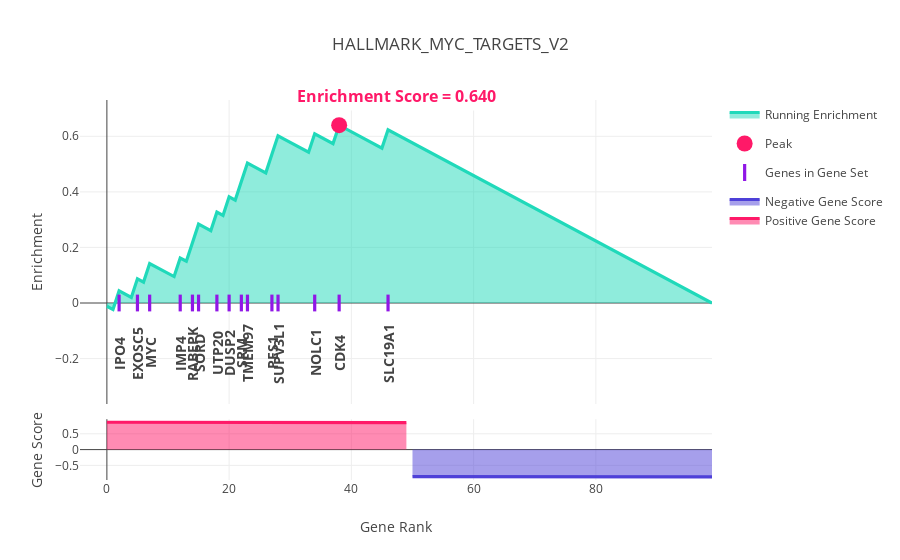

The notebook cell saved with this chart:
### Markdown cell above
### Perform GSEA analysis for one of the hallmark gene sets: HALLMARK_MYC_TARGETS_V2 using the 100 genes gene-list

### Code cell
gene_set = 'HALLMARK_MYC_TARGETS_V2'
ccal.core_GSEA(
            gene_score = gene_score_subset,
            plot = True,
            title = gene_set,
            plot_gene_names = True,
            annotation_text_font_size=14,
            gene_set_genes = gene_sets.loc[gene_set, :],
            sample_norm_type = None)

### Figure 1 — Plotly figure (JSON) as saved in the notebook; plotly's stock layout.template omitted (floating-point values rounded to 4 significant figures)
{"data": [{"fill": "tozeroy", "line": {"color": "#20d9ba", "width": 3.2}, "name": "Running Enrichment", "type": "scatter", "uid": "c62d338e-f602-44e0-b2d0-cc907814000b", "x": [0, 1, 2, 3, 4, 5, 6, 7, 8, 9, 10, 11, 12, 13, 14, 15, 16, 17, 18, 19, 20, 21, 22, 23, 24, 25, 26, 27, 28, 29, 30, 31, 32, 33, 34, 35, 36, 37, 38, 39, 40, 41, 42, 43, 44, 45, 46, 47, 48, 49, 50, 51, 52, 53, 54, 55, 56, 57, 58, 59, 60, 61, 62, 63, 64, 65, 66, 67, 68, 69, 70, 71, 72, 73, 74, 75, 76, 77, 78, 79, 80, 81, 82, 83, 84, 85, 86, 87, 88, 89, 90, 91, 92, 93, 94, 95, 96, 97, 98, 99], "y": [-0.01176, -0.02353, 0.0435, 0.03173, 0.01997, 0.08698, 0.07522, 0.1422, 0.1304, 0.1187, 0.1069, 0.09515, 0.162, 0.1503, 0.2171, 0.2838, 0.2721, 0.2603, 0.3271, 0.3153, 0.382, 0.3703, 0.437, 0.5036, 0.4919, 0.4801, 0.4683, 0.5349, 0.6015, 0.5897, 0.578, 0.5662, 0.5544, 0.5427, 0.6091, 0.5973, 0.5855, 0.5738, 0.6399, 0.6281, 0.6164, 0.6046, 0.5928, 0.5811, 0.5693, 0.5576, 0.6235, 0.6118, 0.6, 0.5882, 0.5765, 0.5647, 0.5529, 0.5412, 0.5294, 0.5176, 0.5059, 0.4941, 0.4824, 0.4706, 0.4588, 0.4471, 0.4353, 0.4235, 0.4118, 0.4, 0.3882, 0.3765, 0.3647, 0.3529, 0.3412, 0.3294, 0.3176, 0.3059, 0.2941, 0.2824, 0.2706, 0.2588, 0.2471, 0.2353, 0.2235, 0.2118, 0.2, 0.1882, 0.1765, 0.1647, 0.1529, 0.1412, 0.1294, 0.1176, 0.1059, 0.09412, 0.08235, 0.07059, 0.05882, 0.04706, 0.03529, 0.02353, 0.01176, 4.302e-16], "yaxis": "y2"}, {"marker": {"color": "#ff1968", "size": 16}, "mode": "markers", "name": "Peak", "type": "scatter", "uid": "0d9d7580-d1b6-4ced-8d56-cfa8dfe7b12d", "x": [38], "y": [0.6399], "yaxis": "y2"}, {"hoverinfo": "x+text", "marker": {"color": "#9017e6", "line": {"width": 3.2}, "size": 12, "symbol": "line-ns-open"}, "mode": "markers", "name": "Genes in Gene Set", "text": ["<b>IPO4</b>", "<b>EXOSC5</b>", "<b>MYC</b>", "<b>IMP4</b>", "<b>RABEPK</b>", "<b>SORD</b>", "<b>UTP20</b>", "<b>DUSP2</b>", "<b>SRM</b>", "<b>TMEM97</b>", "<b>PES1</b>", "<b>SUPV3L1</b>", "<b>NOLC1</b>", "<b>CDK4</b>", "<b>SLC19A1</b>"], "type": "scatter", "uid": "ccb6f236-06af-408b-9f7c-4ee1ad238dca", "x": [2, 5, 7, 12, 14, 15, 18, 20, 22, 23, 27, 28, 34, 38, 46], "y": [0, 0, 0, 0, 0, 0, 0, 0, 0, 0, 0, 0, 0, 0, 0], "yaxis": "y2"}, {"fill": "tozeroy", "legendgroup": "Gene Score", "line": {"color": "#4e40d8", "width": 3.2}, "name": "Negative Gene Score", "type": "scatter", "uid": "029ad53c-db27-4ea1-afb1-0dc855554318", "x": [50, 51, 52, 53, 54, 55, 56, 57, 58, 59, 60, 61, 62, 63, 64, 65, 66, 67, 68, 69, 70, 71, 72, 73, 74, 75, 76, 77, 78, 79, 80, 81, 82, 83, 84, 85, 86, 87, 88, 89, 90, 91, 92, 93, 94, 95, 96, 97, 98, 99], "y": [-0.853, -0.8531, -0.8534, -0.8535, -0.8536, -0.8538, -0.8538, -0.8541, -0.8541, -0.8543, -0.8543, -0.8549, -0.8556, -0.8558, -0.8562, -0.8562, -0.8567, -0.8572, -0.8573, -0.8574, -0.8574, -0.8578, -0.8579, -0.8582, -0.8582, -0.8598, -0.86, -0.8607, -0.8607, -0.8607, -0.861, -0.861, -0.8611, -0.862, -0.8623, -0.863, -0.8632, -0.8637, -0.8641, -0.8642, -0.8645, -0.8647, -0.8649, -0.8651, -0.8654, -0.8654, -0.8655, -0.8659, -0.866, -0.866]}, {"fill": "tozeroy", "legendgroup": "Gene Score", "line": {"color": "#ff1968", "width": 3.2}, "name": "Positive Gene Score", "type": "scatter", "uid": "669664f0-64d5-4585-9ea6-dd5487099b95", "x": [0, 1, 2, 3, 4, 5, 6, 7, 8, 9, 10, 11, 12, 13, 14, 15, 16, 17, 18, 19, 20, 21, 22, 23, 24, 25, 26, 27, 28, 29, 30, 31, 32, 33, 34, 35, 36, 37, 38, 39, 40, 41, 42, 43, 44, 45, 46, 47, 48, 49], "y": [0.8659, 0.8659, 0.8659, 0.8659, 0.8659, 0.8658, 0.8657, 0.8655, 0.865, 0.8648, 0.8645, 0.8642, 0.8642, 0.8638, 0.8627, 0.8627, 0.8626, 0.8626, 0.8624, 0.8622, 0.8622, 0.8621, 0.8616, 0.8614, 0.8612, 0.8611, 0.8606, 0.8605, 0.8599, 0.8599, 0.859, 0.8587, 0.8584, 0.8582, 0.8578, 0.8573, 0.8555, 0.8544, 0.8543, 0.8536, 0.8534, 0.8534, 0.8528, 0.8525, 0.8524, 0.8524, 0.8523, 0.8523, 0.8514, 0.8514]}], "layout": {"annotations": [{"bgcolor": "#ffffff", "borderpad": 3.2, "font": {"color": "#ff1968", "size": 16}, "showarrow": false, "text": "<b>Enrichment Score = 0.640</b>", "x": 0.5, "xref": "paper", "y": 1.05, "yref": "paper"}, {"borderpad": 0, "clicktoshow": "onoff", "font": {"size": 14}, "showarrow": false, "text": "<b>IPO4</b>", "textangle": -90, "width": 100, "x": 2, "y": 0, "yref": "y2", "yshift": -50}, {"borderpad": 0, "clicktoshow": "onoff", "font": {"size": 14}, "showarrow": false, "text": "<b>EXOSC5</b>", "textangle": -90, "width": 100, "x": 5, "y": 0, "yref": "y2", "yshift": -50}, {"borderpad": 0, "clicktoshow": "onoff", "font": {"size": 14}, "showarrow": false, "text": "<b>MYC</b>", "textangle": -90, "width": 100, "x": 7, "y": 0, "yref": "y2", "yshift": -50}, {"borderpad": 0, "clicktoshow": "onoff", "font": {"size": 14}, "showarrow": false, "text": "<b>IMP4</b>", "textangle": -90, "width": 100, "x": 12, "y": 0, "yref": "y2", "yshift": -50}, {"borderpad": 0, "clicktoshow": "onoff", "font": {"size": 14}, "showarrow": false, "text": "<b>RABEPK</b>", "textangle": -90, "width": 100, "x": 14, "y": 0, "yref": "y2", "yshift": -50}, {"borderpad": 0, "clicktoshow": "onoff", "font": {"size": 14}, "showarrow": false, "text": "<b>SORD</b>", "textangle": -90, "width": 100, "x": 15, "y": 0, "yref": "y2", "yshift": -50}, {"borderpad": 0, "clicktoshow": "onoff", "font": {"size": 14}, "showarrow": false, "text": "<b>UTP20</b>", "textangle": -90, "width": 100, "x": 18, "y": 0, "yref": "y2", "yshift": -50}, {"borderpad": 0, "clicktoshow": "onoff", "font": {"size": 14}, "showarrow": false, "text": "<b>DUSP2</b>", "textangle": -90, "width": 100, "x": 20, "y": 0, "yref": "y2", "yshift": -50}, {"borderpad": 0, "clicktoshow": "onoff", "font": {"size": 14}, "showarrow": false, "text": "<b>SRM</b>", "textangle": -90, "width": 100, "x": 22, "y": 0, "yref": "y2", "yshift": -50}, {"borderpad": 0, "clicktoshow": "onoff", "font": {"size": 14}, "showarrow": false, "text": "<b>TMEM97</b>", "textangle": -90, "width": 100, "x": 23, "y": 0, "yref": "y2", "yshift": -50}, {"borderpad": 0, "clicktoshow": "onoff", "font": {"size": 14}, "showarrow": false, "text": "<b>PES1</b>", "textangle": -90, "width": 100, "x": 27, "y": 0, "yref": "y2", "yshift": -50}, {"borderpad": 0, "clicktoshow": "onoff", "font": {"size": 14}, "showarrow": false, "text": "<b>SUPV3L1</b>", "textangle": -90, "width": 100, "x": 28, "y": 0, "yref": "y2", "yshift": -50}, {"borderpad": 0, "clicktoshow": "onoff", "font": {"size": 14}, "showarrow": false, "text": "<b>NOLC1</b>", "textangle": -90, "width": 100, "x": 34, "y": 0, "yref": "y2", "yshift": -50}, {"borderpad": 0, "clicktoshow": "onoff", "font": {"size": 14}, "showarrow": false, "text": "<b>CDK4</b>", "textangle": -90, "width": 100, "x": 38, "y": 0, "yref": "y2", "yshift": -50}, {"borderpad": 0, "clicktoshow": "onoff", "font": {"size": 14}, "showarrow": false, "text": "<b>SLC19A1</b>", "textangle": -90, "width": 100, "x": 46, "y": 0, "yref": "y2", "yshift": -50}], "hovermode": "closest", "legend": {"orientation": "v"}, "title": {"text": "HALLMARK_MYC_TARGETS_V2"}, "xaxis": {"anchor": "y", "title": {"text": "Gene Rank"}}, "yaxis": {"domain": [0, 0.16], "title": {"text": "Gene Score"}}, "yaxis2": {"domain": [0.2, 1], "title": {"text": "Enrichment"}}}}
